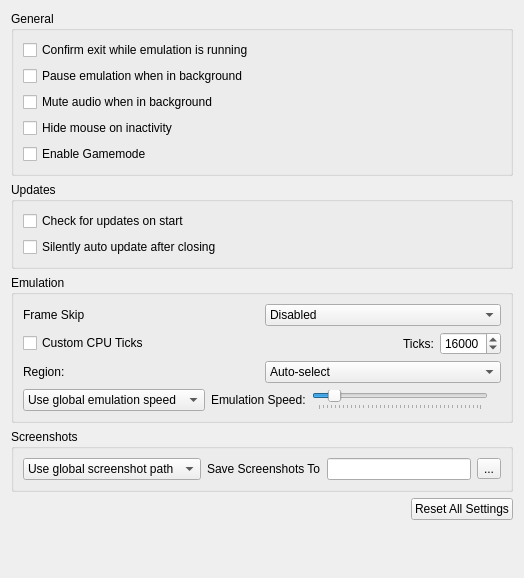
<?xml version="1.0" encoding="UTF-8"?>
<ui version="4.0">
 <class>ConfigureGeneral</class>
 <widget class="QWidget" name="ConfigureGeneral">
  <property name="geometry">
   <rect>
    <x>0</x>
    <y>0</y>
    <width>524</width>
    <height>578</height>
   </rect>
  </property>
  <property name="windowTitle">
   <string>Form</string>
  </property>
  <layout class="QHBoxLayout" name="horizontalLayout">
   <item>
    <layout class="QVBoxLayout" name="verticalLayout">
     <item>
      <widget class="QGroupBox" name="general_group">
       <property name="title">
        <string>General</string>
       </property>
       <layout class="QVBoxLayout" name="verticalLayout_5">
        <item>
         <widget class="QCheckBox" name="toggle_check_exit">
          <property name="text">
           <string>Confirm exit while emulation is running</string>
          </property>
         </widget>
        </item>
        <item>
         <widget class="QCheckBox" name="toggle_background_pause">
          <property name="text">
           <string>Pause emulation when in background</string>
          </property>
         </widget>
        </item>
        <item>
         <widget class="QCheckBox" name="toggle_background_mute">
          <property name="text">
           <string>Mute audio when in background</string>
          </property>
         </widget>
        </item>
        <item>
         <widget class="QCheckBox" name="toggle_hide_mouse">
          <property name="text">
           <string>Hide mouse on inactivity</string>
          </property>
         </widget>
        </item>
        <item>
         <widget class="QCheckBox" name="toggle_gamemode">
          <property name="text">
           <string>Enable Gamemode</string>
          </property>
         </widget>
        </item>
       </layout>
      </widget>
     </item>
     <item>
      <widget class="QGroupBox" name="updateBox">
       <property name="title">
        <string>Updates</string>
       </property>
       <layout class="QVBoxLayout" name="verticalLayout_4">
        <item>
         <widget class="QCheckBox" name="toggle_update_check">
          <property name="text">
           <string>Check for updates on start</string>
          </property>
         </widget>
        </item>
        <item>
         <widget class="QCheckBox" name="toggle_auto_update">
          <property name="text">
           <string>Silently auto update after closing</string>
          </property>
         </widget>
        </item>
       </layout>
      </widget>
     </item>
     <item>
      <widget class="QGroupBox" name="emulation_group">
       <property name="title">
        <string>Emulation</string>
       </property>
       <layout class="QVBoxLayout" name="verticalLayout_2">
        <item>
         <widget class="QWidget" name="widget_frame_skip" native="true">
          <layout class="QHBoxLayout" name="frameskip_layout">
           <property name="leftMargin">
            <number>0</number>
           </property>
           <property name="topMargin">
            <number>0</number>
           </property>
           <property name="rightMargin">
            <number>0</number>
           </property>
           <property name="bottomMargin">
            <number>0</number>
           </property>
           <item>
            <widget class="QLabel" name="frame_skip_label">
             <property name="toolTip">
              <string>&lt;html&gt;&lt;body&gt;The number of frames to skip. It may cause emulation speed desync issues.&lt;/body&gt;&lt;/html&gt;</string>
             </property>
             <property name="text">
              <string>Frame Skip</string>
             </property>
            </widget>
           </item>
           <item>
            <widget class="QComboBox" name="frame_skip_combobox">
             <item>
              <property name="text">
               <string>Disabled</string>
              </property>
             </item>
             <item>
              <property name="text">
               <string>x2</string>
              </property>
             </item>
             <item>
              <property name="text">
               <string>x4</string>
              </property>
             </item>
             <item>
              <property name="text">
               <string>x8</string>
              </property>
             </item>
            </widget>
           </item>
          </layout>
         </widget>
        </item>
        <item>
         <layout class="QHBoxLayout" name="custom_cpu_ticks_layout">
          <item>
           <widget class="QCheckBox" name="toggle_custom_cpu_ticks">
            <property name="toolTip">
             <string>&lt;html&gt;&lt;body&gt;Set a custom value of CPU ticks. Higher values can increase performance but if they're too high, it may cause the game to freeze. A range of 77-21000 is recommended.&lt;/body&gt;&lt;/html&gt;</string>
            </property>
            <property name="text">
             <string>Custom CPU Ticks</string>
            </property>
           </widget>
          </item>
          <item>
           <spacer name="horizontalSpacer">
            <property name="orientation">
             <enum>Qt::Horizontal</enum>
            </property>
            <property name="sizeHint" stdset="0">
             <size>
              <width>40</width>
              <height>20</height>
             </size>
            </property>
           </spacer>
          </item>
          <item>
           <widget class="QLabel" name="label_cpu_ticks">
            <property name="text">
             <string>Ticks:</string>
            </property>
           </widget>
          </item>
          <item>
           <widget class="QSpinBox" name="cpu_ticks_spinbox">
            <property name="minimum">
             <number>77</number>
            </property>
            <property name="maximum">
             <number>65535</number>
            </property>
            <property name="value">
             <number>16000</number>
            </property>
           </widget>
          </item>
         </layout>
        </item>
        <item>
         <widget class="QWidget" name="widget_region" native="true">
          <layout class="QHBoxLayout" name="region_layout">
           <property name="leftMargin">
            <number>0</number>
           </property>
           <property name="topMargin">
            <number>0</number>
           </property>
           <property name="rightMargin">
            <number>0</number>
           </property>
           <property name="bottomMargin">
            <number>0</number>
           </property>
           <item>
            <widget class="QLabel" name="region_label">
             <property name="text">
              <string>Region:</string>
             </property>
            </widget>
           </item>
           <item>
            <widget class="QComboBox" name="region_combobox">
             <item>
              <property name="text">
               <string>Auto-select</string>
              </property>
             </item>
             <item>
              <property name="text">
               <string notr="true">JPN</string>
              </property>
             </item>
             <item>
              <property name="text">
               <string notr="true">USA</string>
              </property>
             </item>
             <item>
              <property name="text">
               <string notr="true">EUR</string>
              </property>
             </item>
             <item>
              <property name="text">
               <string notr="true">AUS</string>
              </property>
             </item>
             <item>
              <property name="text">
               <string notr="true">CHN</string>
              </property>
             </item>
             <item>
              <property name="text">
               <string notr="true">KOR</string>
              </property>
             </item>
             <item>
              <property name="text">
               <string notr="true">TWN</string>
              </property>
             </item>
            </widget>
           </item>
          </layout>
         </widget>
        </item>
        <item>
         <widget class="QWidget" name="emulation_speed_layout" native="true">
          <layout class="QHBoxLayout" name="emulation_speed_layout_inner">
           <property name="leftMargin">
            <number>0</number>
           </property>
           <property name="topMargin">
            <number>0</number>
           </property>
           <property name="rightMargin">
            <number>0</number>
           </property>
           <property name="bottomMargin">
            <number>0</number>
           </property>
           <item>
            <widget class="QComboBox" name="emulation_speed_combo">
             <item>
              <property name="text">
               <string>Use global emulation speed</string>
              </property>
             </item>
             <item>
              <property name="text">
               <string>Set emulation speed:</string>
              </property>
             </item>
            </widget>
           </item>
           <item>
            <widget class="QLabel" name="label_emulation_speed">
             <property name="text">
              <string>Emulation Speed:</string>
             </property>
            </widget>
           </item>
           <item>
            <widget class="QSlider" name="frame_limit">
             <property name="minimum">
              <number>0</number>
             </property>
             <property name="maximum">
              <number>199</number>
             </property>
             <property name="singleStep">
              <number>5</number>
             </property>
             <property name="pageStep">
              <number>15</number>
             </property>
             <property name="value">
              <number>19</number>
             </property>
             <property name="orientation">
              <enum>Qt::Horizontal</enum>
             </property>
             <property name="tickPosition">
              <enum>QSlider::TicksBelow</enum>
             </property>
            </widget>
           </item>
           <item>
            <widget class="QLabel" name="emulation_speed_display_label">
             <property name="text">
              <string/>
             </property>
             <property name="alignment">
              <set>Qt::AlignRight|Qt::AlignTrailing|Qt::AlignVCenter</set>
             </property>
            </widget>
           </item>
          </layout>
         </widget>
        </item>
       </layout>
      </widget>
     </item>
     <item>
      <widget class="QGroupBox" name="screenshot_group">
       <property name="title">
        <string>Screenshots</string>
       </property>
       <layout class="QGridLayout" name="gridLayout">
        <property name="verticalSpacing">
         <number>0</number>
        </property>
        <item row="0" column="1">
         <widget class="QWidget" name="widget_screenshot" native="true">
          <layout class="QHBoxLayout" name="screenshot_layout">
           <property name="leftMargin">
            <number>0</number>
           </property>
           <property name="topMargin">
            <number>0</number>
           </property>
           <property name="rightMargin">
            <number>0</number>
           </property>
           <property name="bottomMargin">
            <number>0</number>
           </property>
           <item>
            <widget class="QComboBox" name="screenshot_combo">
             <item>
              <property name="text">
               <string>Use global screenshot path</string>
              </property>
             </item>
             <item>
              <property name="text">
               <string>Set screenshot path:</string>
              </property>
             </item>
            </widget>
           </item>
           <item>
            <widget class="QLabel" name="screenshot_dir_label">
             <property name="text">
              <string>Save Screenshots To</string>
             </property>
            </widget>
           </item>
           <item>
            <widget class="QLineEdit" name="screenshot_dir_path"/>
           </item>
           <item>
            <widget class="QToolButton" name="change_screenshot_dir">
             <property name="text">
              <string>...</string>
             </property>
            </widget>
           </item>
          </layout>
         </widget>
        </item>
       </layout>
      </widget>
     </item>
     <item alignment="Qt::AlignRight">
      <widget class="QPushButton" name="button_reset_defaults">
       <property name="text">
        <string>Reset All Settings</string>
       </property>
      </widget>
     </item>
     <item>
      <spacer name="verticalSpacer">
       <property name="orientation">
        <enum>Qt::Vertical</enum>
       </property>
       <property name="sizeHint" stdset="0">
        <size>
         <width>20</width>
         <height>40</height>
        </size>
       </property>
      </spacer>
     </item>
    </layout>
   </item>
  </layout>
 </widget>
 <tabstops>
  <tabstop>toggle_check_exit</tabstop>
  <tabstop>toggle_background_pause</tabstop>
  <tabstop>toggle_hide_mouse</tabstop>
  <tabstop>toggle_update_check</tabstop>
  <tabstop>toggle_auto_update</tabstop>
  <tabstop>frame_skip_combobox</tabstop>
  <tabstop>toggle_custom_cpu_ticks</tabstop>
  <tabstop>cpu_ticks_spinbox</tabstop>
  <tabstop>button_reset_defaults</tabstop>
 </tabstops>
 <resources/>
 <connections>
  <connection>
   <sender>toggle_custom_cpu_ticks</sender>
   <signal>toggled(bool)</signal>
   <receiver>cpu_ticks_spinbox</receiver>
   <slot>setEnabled(bool)</slot>
   <hints>
    <hint type="sourcelabel">
     <x>84</x>
     <y>157</y>
    </hint>
    <hint type="destinationlabel">
     <x>342</x>
     <y>158</y>
    </hint>
   </hints>
  </connection>
 </connections>
</ui>
